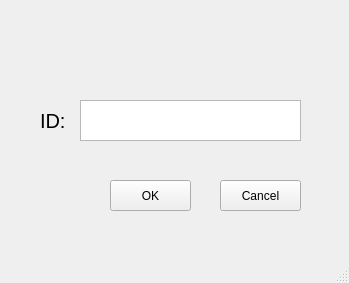
<?xml version="1.0" encoding="UTF-8"?>
<ui version="4.0">
 <class>MainWindow</class>
 <widget class="QMainWindow" name="MainWindow">
  <property name="geometry">
   <rect>
    <x>0</x>
    <y>0</y>
    <width>349</width>
    <height>283</height>
   </rect>
  </property>
  <property name="windowTitle">
   <string>MainWindow</string>
  </property>
  <widget class="QWidget" name="centralwidget">
   <widget class="QLabel" name="label_3">
    <property name="geometry">
     <rect>
      <x>40</x>
      <y>100</y>
      <width>31</width>
      <height>41</height>
     </rect>
    </property>
    <property name="font">
     <font>
      <pointsize>15</pointsize>
     </font>
    </property>
    <property name="text">
     <string>ID:</string>
    </property>
   </widget>
   <widget class="QTextEdit" name="txtID">
    <property name="geometry">
     <rect>
      <x>80</x>
      <y>100</y>
      <width>221</width>
      <height>41</height>
     </rect>
    </property>
    <property name="font">
     <font>
      <pointsize>15</pointsize>
     </font>
    </property>
    <property name="html">
     <string>&lt;!DOCTYPE HTML PUBLIC &quot;-//W3C//DTD HTML 4.0//EN&quot; &quot;http://www.w3.org/TR/REC-html40/strict.dtd&quot;&gt;
&lt;html&gt;&lt;head&gt;&lt;meta name=&quot;qrichtext&quot; content=&quot;1&quot; /&gt;&lt;style type=&quot;text/css&quot;&gt;
p, li { white-space: pre-wrap; }
&lt;/style&gt;&lt;/head&gt;&lt;body style=&quot; font-family:'Sans Serif'; font-size:15pt; font-weight:400; font-style:normal;&quot;&gt;
&lt;p style=&quot;-qt-paragraph-type:empty; margin-top:0px; margin-bottom:0px; margin-left:0px; margin-right:0px; -qt-block-indent:0; text-indent:0px;&quot;&gt;&lt;br /&gt;&lt;/p&gt;&lt;/body&gt;&lt;/html&gt;</string>
    </property>
   </widget>
   <widget class="QPushButton" name="btnOK">
    <property name="geometry">
     <rect>
      <x>110</x>
      <y>180</y>
      <width>81</width>
      <height>31</height>
     </rect>
    </property>
    <property name="text">
     <string>OK</string>
    </property>
   </widget>
   <widget class="QPushButton" name="btnCancelDay">
    <property name="geometry">
     <rect>
      <x>220</x>
      <y>180</y>
      <width>81</width>
      <height>31</height>
     </rect>
    </property>
    <property name="text">
     <string>Cancel</string>
    </property>
   </widget>
  </widget>
  <widget class="QMenuBar" name="menubar">
   <property name="geometry">
    <rect>
     <x>0</x>
     <y>0</y>
     <width>349</width>
     <height>20</height>
    </rect>
   </property>
  </widget>
  <widget class="QStatusBar" name="statusbar"/>
 </widget>
 <resources/>
 <connections/>
</ui>
